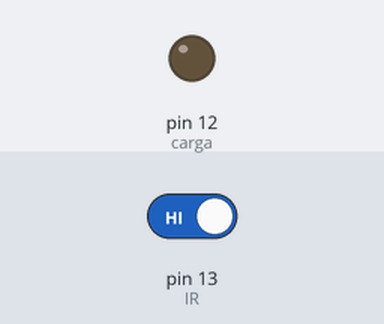
A sketch run on a simulated Arduino Uno, built with avr-gcc and run on an emulated ATmega328P. Shown: output pins drawn as LEDs (lit = HIGH). The test bench sets the inputs (shaded band); at power-on: pin 13 (IR) HIGH.

Above: at 1.2 s.
1.3 s: pin 13 (IR) driven LOW
At 4.1 s:
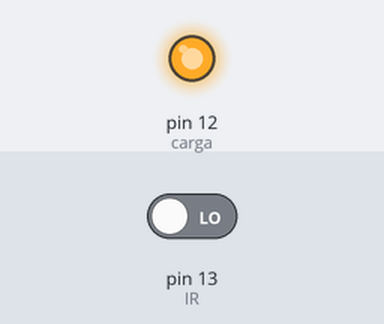
4.3 s: pin 13 (IR) driven HIGH
At 5.0 s:
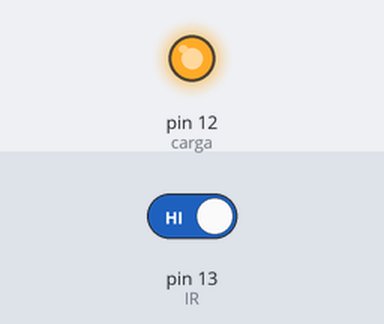
Timing chart, 0 to 7.3 s (numbered marks = the images above; inputs shaded):
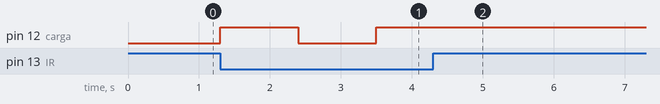

The sketch:

Controle_Cargas_IR.ino
```cpp
int IR = 13; // nomeando o pino 13 como IR
int carga = 12; // nomeando o pino 12 como carga
int sensor ; // variável que armazena o sinal do sensor
bool estado = 0;// variável que muda o estado do led

/////////////////////////////////

// essa variável bool armazena apenas duas informações verdadeiro ou falso

////////////////////////////////

void setup()
{

  pinMode(carga, OUTPUT);// definindo a carga como saída
  pinMode(IR, INPUT);// definindo o IR como entrada

  digitalWrite(carga, 0);// inicializando desligada a carga

}

void loop()
{
   sensor = digitalRead(IR); // fazendo a leitura do IR e armazenando na variável sensor

  if(sensor == 0)// se o sinal lido for igual a 0 então faça
  {
    estado = !estado; // inverte o estado da variável (função principal que permite inverte é o !)
    digitalWrite(carga, estado);// aciona de acordo com a variável estado
    while(sensor == 1);// enquanto o sinal lido for 1 vai executa essas condição
    delay(1100);
  }
}
```

Measured:
- after the input at 1.3 s, pin 12 (carga): LOW → HIGH at once, → LOW 1.1 s later, → HIGH 1.1 s later
- after the input at 4.3 s, pin 12 (carga): stops changing and stays HIGH
